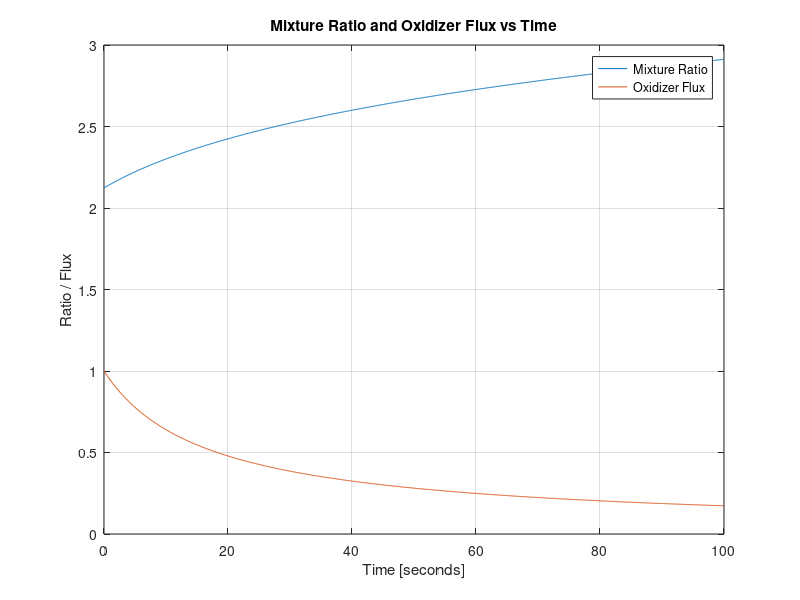
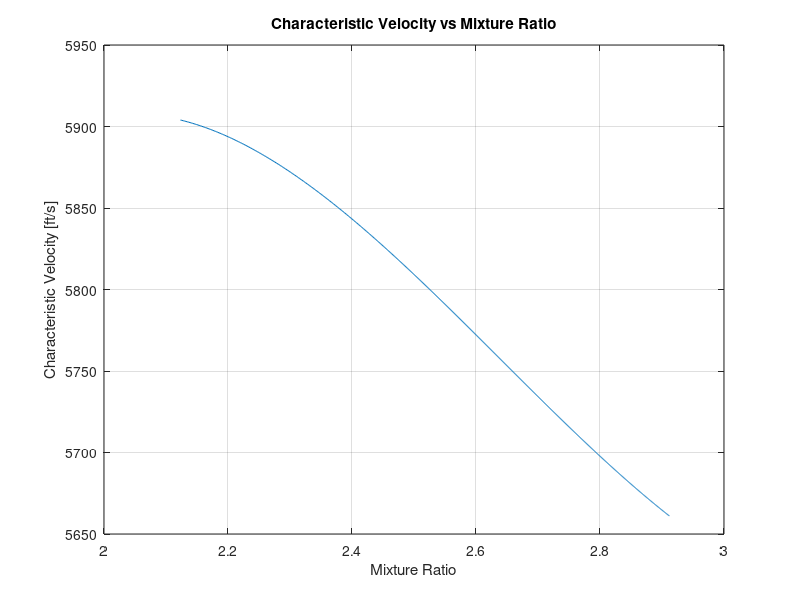
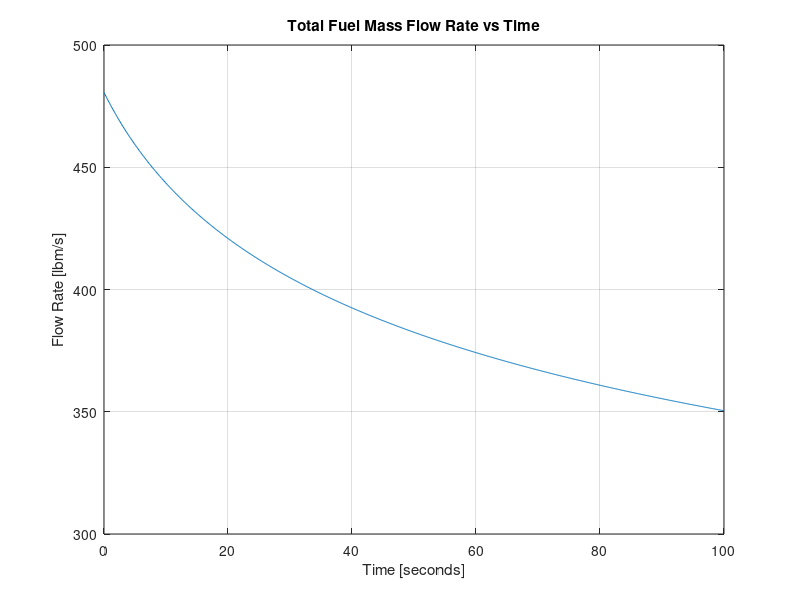
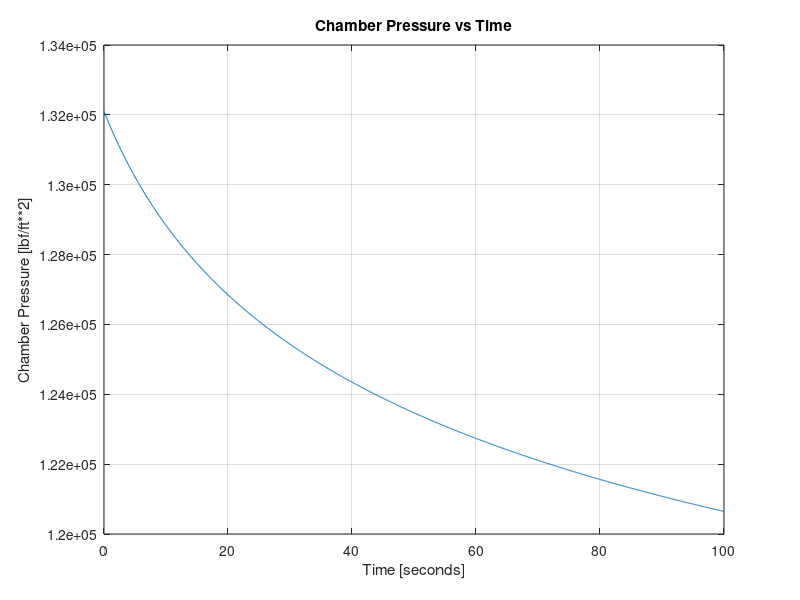

Recreate these plots in MATLAB, in order.
%% Problem 11.4-b
% Iteratively solving for w

wGuess = 5;
tol = 1;

while tol > 0.001
    w = 10 + 10*(46.4/(6.81179+wGuess)^2)^0.68;
    tol = abs(wGuess-w);
    wGuess = w;
end

fprintf('The web distance is %0.3f inches\n\n', wGuess)

%% Special Problem Plots

mox = 1020.4; % lbm/s
rhof = 0.035; % lb / in**3
a = 0.2;
n = 0.68;
L = 229.15; % in
Rinit = 6.81179; % in 
cfv = 1.7;

t = linspace(0,100,1000);

% calculated in Excel
cStarConst = 5903.984; % ft/s
At = 300/144;     % ft**2

for i=1:1000
    R(i) = (a*(2*n+1)*((mox/(7*pi))^n)*t(i) + Rinit^(2*n+1))^(1/(1+2*n));
    Gox(i) = mox / (7*pi*R(i)^2);
    mf(i) = a*((Gox(i))^n)*rhof*7*2*pi*R(i)*L;
    OF(i) = mox / mf(i);

    cStar(i) = 359.8*(OF(i))^3 - 2848.3*(OF(i))^2 + 7136.2*(OF(i)) + 148.72;
    Pc(i) = cStarConst*(mox+mf(i))/(At*32.2);

    tVac(i) = cfv*Pc(i)*At;
end

% Plots
figure(1)
plot(t,OF)
title('Mixture Ratio and Oxidizer Flux vs Time')
xlabel('Time [seconds]')
ylabel('Ratio / Flux')
hold on
grid on
plot(t,Gox)
legend('Mixture Ratio','Oxidizer Flux')

figure(2)
plot(OF, cStar)
grid on
title('Characteristic Velocity vs Mixture Ratio')
xlabel('Mixture Ratio')
ylabel('Characteristic Velocity [ft/s]')

figure(3)
plot(t, mf)
grid on
title('Total Fuel Mass Flow Rate vs Time')
xlabel('Time [seconds]')
ylabel('Flow Rate [lbm/s]')

figure(4)
plot(t, Pc)
grid on
title('Chamber Pressure vs Time')
xlabel('Time [seconds]')
ylabel('Chamber Pressure [lbf/ft**2]')

figure(5)
plot(t, tVac)
grid on
title('Vacuum Thrust vs Time')
xlabel('Time [seconds]')
ylabel('Thrust [lbf]')